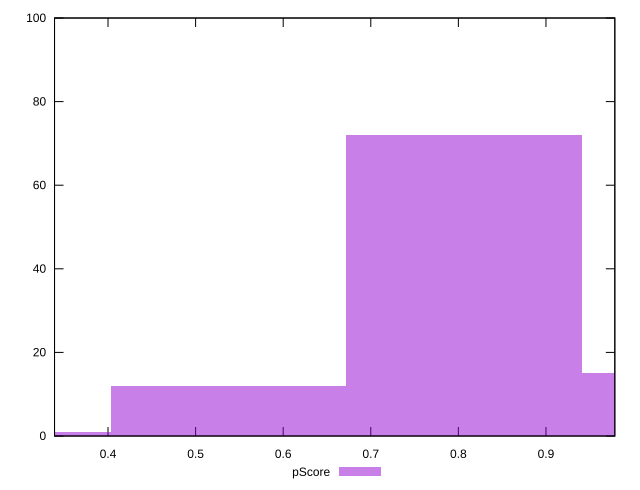

Recreate this plot in gnuplot.
reset

$pScore <<EOF
0.5374754229037895 12
0.26873771145189473 1
0.8062131343556842 72
1.074950845807579 15
EOF

set key outside below
set boxwidth 0.26873771145189473
set xrange [0.3389361009097555:0.9786170689531599]
set yrange [0:100]
set trange [0:100]
set style fill transparent solid 0.5 noborder
set terminal svg size 640, 490 enhanced background rgb 'white'
set output "report_00017_2021-02-10T15-08-03.406Z/total-blocking-time/samples/pages/pScore/histogram.svg"

plot $pScore title "pScore" with boxes

reset
